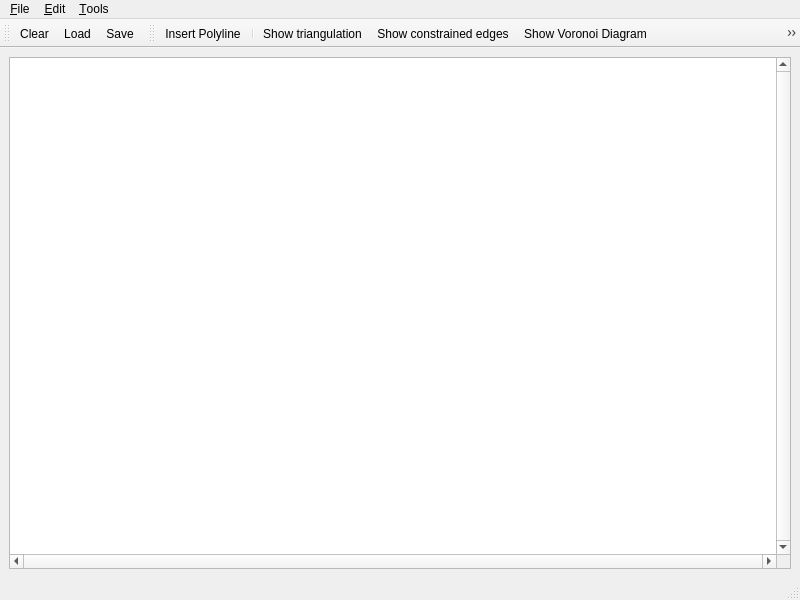
<?xml version="1.0" encoding="UTF-8"?>
<ui version="4.0">
 <author>GeometryFactory</author>
 <class>Constrained_Delaunay_triangulation_2</class>
 <widget class="QMainWindow" name="Constrained_Delaunay_triangulation_2">
  <property name="geometry">
   <rect>
    <x>0</x>
    <y>0</y>
    <width>800</width>
    <height>600</height>
   </rect>
  </property>
  <property name="windowTitle">
   <string>CGAL Constrained Delaunay Triangulation</string>
  </property>
  <property name="windowIcon">
   <iconset resource="../resources/CGAL.qrc">
    <normaloff>:/cgal/logos/cgal_icon</normaloff>:/cgal/logos/cgal_icon</iconset>
  </property>
  <widget class="QWidget" name="centralwidget">
   <layout class="QGridLayout">
    <item row="0" column="0">
     <widget class="QGraphicsView" name="graphicsView">
      <property name="focusPolicy">
       <enum>Qt::StrongFocus</enum>
      </property>
      <property name="verticalScrollBarPolicy">
       <enum>Qt::ScrollBarAlwaysOn</enum>
      </property>
      <property name="horizontalScrollBarPolicy">
       <enum>Qt::ScrollBarAlwaysOn</enum>
      </property>
      <property name="transformationAnchor">
       <enum>QGraphicsView::NoAnchor</enum>
      </property>
     </widget>
    </item>
   </layout>
  </widget>
  <widget class="QStatusBar" name="statusbar"/>
  <widget class="QToolBar" name="fileToolBar">
   <property name="windowTitle">
    <string>File Tools</string>
   </property>
   <attribute name="toolBarArea">
    <enum>TopToolBarArea</enum>
   </attribute>
   <attribute name="toolBarBreak">
    <bool>false</bool>
   </attribute>
   <addaction name="actionClear"/>
   <addaction name="actionLoadConstraints"/>
   <addaction name="actionSaveConstraints"/>
  </widget>
  <widget class="QToolBar" name="toolBar">
   <property name="windowTitle">
    <string>Visualization Tools</string>
   </property>
   <attribute name="toolBarArea">
    <enum>TopToolBarArea</enum>
   </attribute>
   <attribute name="toolBarBreak">
    <bool>false</bool>
   </attribute>
   <addaction name="actionInsertPolyline"/>
   <addaction name="separator"/>
   <addaction name="actionShowDelaunay"/>
   <addaction name="actionShow_constrained_edges"/>
   <addaction name="actionShowVoronoi"/>
   <addaction name="actionShow_faces_in_domain"/>
   <addaction name="actionCircumcenter"/>
   <addaction name="separator"/>
   <addaction name="actionRecenter"/>
  </widget>
  <widget class="QMenuBar" name="menubar">
   <property name="geometry">
    <rect>
     <x>0</x>
     <y>0</y>
     <width>800</width>
     <height>21</height>
    </rect>
   </property>
   <widget class="QMenu" name="menuFile">
    <property name="title">
     <string>&amp;File</string>
    </property>
    <addaction name="separator"/>
    <addaction name="actionClear"/>
    <addaction name="actionLoadConstraints"/>
    <addaction name="actionSaveConstraints"/>
    <addaction name="separator"/>
    <addaction name="actionQuit"/>
   </widget>
   <widget class="QMenu" name="menuEdit">
    <property name="title">
     <string>&amp;Edit</string>
    </property>
    <addaction name="actionInsertRandomPoints"/>
   </widget>
   <widget class="QMenu" name="menuTools">
    <property name="title">
     <string>&amp;Tools</string>
    </property>
    <addaction name="actionRecenter"/>
    <addaction name="separator"/>
    <addaction name="actionInsertPolyline"/>
    <addaction name="actionInsertSeeds_OnOff"/>
    <addaction name="separator"/>
    <addaction name="actionShowVertices"/>
    <addaction name="actionShowDelaunay"/>
    <addaction name="actionShowVoronoi"/>
    <addaction name="actionShowTriangulationInDomain"/>
    <addaction name="actionShow_constrained_edges"/>
    <addaction name="actionShow_voronoi_edges"/>
    <addaction name="actionShow_faces_in_domain"/>
    <addaction name="actionShow_seeds"/>
    <addaction name="actionCircumcenter"/>
    <addaction name="separator"/>
    <addaction name="actionShow_blind_faces"/>
    <addaction name="actionTagBlindFaces"/>
    <addaction name="separator"/>
    <addaction name="actionMakeGabrielConform"/>
    <addaction name="actionMakeDelaunayConform"/>
    <addaction name="actionMakeDelaunayMesh"/>
    <addaction name="actionMakeLipschitzDelaunayMesh"/>
    <addaction name="separator"/>
    <addaction name="actionLloyd_optimization"/>
   </widget>
   <addaction name="menuFile"/>
   <addaction name="menuEdit"/>
   <addaction name="menuTools"/>
  </widget>
  <action name="actionAbout">
   <property name="text">
    <string>&amp;About</string>
   </property>
  </action>
  <action name="actionAboutCGAL">
   <property name="text">
    <string>About &amp;CGAL</string>
   </property>
  </action>
  <action name="actionQuit">
   <property name="text">
    <string>&amp;Quit</string>
   </property>
   <property name="shortcut">
    <string>Ctrl+Q</string>
   </property>
  </action>
  <action name="actionInsertRandomPoints">
   <property name="text">
    <string>&amp;Insert random points</string>
   </property>
   <property name="shortcut">
    <string>Ctrl+I</string>
   </property>
  </action>
  <action name="actionInsertPolyline">
   <property name="checkable">
    <bool>true</bool>
   </property>
   <property name="checked">
    <bool>false</bool>
   </property>
   <property name="icon">
    <iconset resource="../icons/Input.qrc">
     <normaloff>:/cgal/Input/inputPolyline.png</normaloff>:/cgal/Input/inputPolyline.png</iconset>
   </property>
   <property name="text">
    <string>&amp;Insert Polyline</string>
   </property>
   <property name="toolTip">
    <string>Insert Point or Polyline</string>
   </property>
   <property name="statusTip">
    <string>Left: Insert vtx | Right: Final vtx | Del: Delete vtx</string>
   </property>
  </action>
  <action name="actionClear">
   <property name="icon">
    <iconset resource="../icons/File.qrc">
     <normaloff>:/cgal/fileToolbar/fileNew.png</normaloff>:/cgal/fileToolbar/fileNew.png</iconset>
   </property>
   <property name="text">
    <string>&amp;Clear</string>
   </property>
   <property name="shortcut">
    <string>Ctrl+C</string>
   </property>
  </action>
  <action name="actionShowVoronoi">
   <property name="checkable">
    <bool>true</bool>
   </property>
   <property name="checked">
    <bool>false</bool>
   </property>
   <property name="icon">
    <iconset resource="../icons/Triangulation_2.qrc">
     <normaloff>:/cgal/Triangulation_2/Voronoi_diagram_2.png</normaloff>:/cgal/Triangulation_2/Voronoi_diagram_2.png</iconset>
   </property>
   <property name="text">
    <string>Show &amp;Voronoi Diagram</string>
   </property>
   <property name="shortcut">
    <string>Ctrl+V</string>
   </property>
   <property name="visible">
    <bool>false</bool>
   </property>
  </action>
  <action name="actionShowDelaunay">
   <property name="checkable">
    <bool>true</bool>
   </property>
   <property name="icon">
    <iconset resource="Constrained_Delaunay_triangulation_2.qrc">
     <normaloff>:/cgal/Actions/icons/constrained_triangulation.png</normaloff>:/cgal/Actions/icons/constrained_triangulation.png</iconset>
   </property>
   <property name="text">
    <string>Show &amp;triangulation</string>
   </property>
   <property name="shortcut">
    <string>Ctrl+T</string>
   </property>
  </action>
  <action name="actionLoadConstraints">
   <property name="icon">
    <iconset resource="../icons/File.qrc">
     <normaloff>:/cgal/fileToolbar/fileOpen.png</normaloff>:/cgal/fileToolbar/fileOpen.png</iconset>
   </property>
   <property name="text">
    <string>&amp;Load...</string>
   </property>
   <property name="shortcut">
    <string>Ctrl+L</string>
   </property>
  </action>
  <action name="actionSaveConstraints">
   <property name="icon">
    <iconset resource="../icons/File.qrc">
     <normaloff>:/cgal/fileToolbar/fileSave.png</normaloff>:/cgal/fileToolbar/fileSave.png</iconset>
   </property>
   <property name="text">
    <string>&amp;Save...</string>
   </property>
   <property name="shortcut">
    <string>Ctrl+S</string>
   </property>
  </action>
  <action name="actionCircumcenter">
   <property name="checkable">
    <bool>true</bool>
   </property>
   <property name="icon">
    <iconset resource="Constrained_Delaunay_triangulation_2.qrc">
     <normaloff>:/cgal/Actions/icons/circumcenter.png</normaloff>:/cgal/Actions/icons/circumcenter.png</iconset>
   </property>
   <property name="text">
    <string>&amp;Circumcenter</string>
   </property>
   <property name="toolTip">
    <string>Draw circumcenter</string>
   </property>
  </action>
  <action name="actionRecenter">
   <property name="icon">
    <iconset resource="../icons/Input.qrc">
     <normaloff>:/cgal/Input/zoom-best-fit</normaloff>:/cgal/Input/zoom-best-fit</iconset>
   </property>
   <property name="text">
    <string>Re&amp;center the viewport</string>
   </property>
   <property name="shortcut">
    <string>Ctrl+R</string>
   </property>
  </action>
  <action name="actionMakeGabrielConform">
   <property name="text">
    <string>Make Gabriel conform</string>
   </property>
  </action>
  <action name="actionMakeDelaunayConform">
   <property name="text">
    <string>Make Delaunay conform</string>
   </property>
  </action>
  <action name="actionMakeDelaunayMesh">
   <property name="text">
    <string>Make Delaunay mesh...</string>
   </property>
  </action>
  <action name="actionMakeLipschitzDelaunayMesh">
   <property name="text">
    <string>Make Lipschitz Delaunay mesh...</string>
   </property>
  </action>
  <action name="actionShow_constrained_edges">
   <property name="checkable">
    <bool>true</bool>
   </property>
   <property name="icon">
    <iconset resource="Constrained_Delaunay_triangulation_2.qrc">
     <normaloff>:/cgal/Actions/icons/constrained_triangulation_show_constraints.png</normaloff>:/cgal/Actions/icons/constrained_triangulation_show_constraints.png</iconset>
   </property>
   <property name="text">
    <string>Show &amp;constrained edges</string>
   </property>
   <property name="shortcut">
    <string>Ctrl+C</string>
   </property>
  </action>
  <action name="actionShow_faces_in_domain">
   <property name="checkable">
    <bool>true</bool>
   </property>
   <property name="icon">
    <iconset resource="Constrained_Delaunay_triangulation_2.qrc">
     <normaloff>:/cgal/Actions/icons/constrained_triangulation_show_in_domain.png</normaloff>:/cgal/Actions/icons/constrained_triangulation_show_in_domain.png</iconset>
   </property>
   <property name="text">
    <string>Show &amp;faces in domain</string>
   </property>
   <property name="shortcut">
    <string>Ctrl+F</string>
   </property>
  </action>
  <action name="actionShow_voronoi_edges">
   <property name="checkable">
    <bool>true</bool>
   </property>
   <property name="text">
    <string>Show Voronoi edges (CVD)</string>
   </property>
  </action>
  <action name="actionShow_blind_faces">
   <property name="checkable">
    <bool>true</bool>
   </property>
   <property name="text">
    <string>Show blind faces (for CVD)</string>
   </property>
  </action>
  <action name="actionTagBlindFaces">
   <property name="text">
    <string>Tag blind faces</string>
   </property>
  </action>
  <action name="actionLloyd_optimization">
   <property name="text">
    <string>Lloyd optimization</string>
   </property>
  </action>
  <action name="actionInsertSeeds_OnOff">
   <property name="checkable">
    <bool>true</bool>
   </property>
   <property name="text">
    <string>Insert seeds (on/off)</string>
   </property>
  </action>
  <action name="actionShow_seeds">
   <property name="checkable">
    <bool>true</bool>
   </property>
   <property name="text">
    <string>Show seeds</string>
   </property>
  </action>
  <action name="actionShowTriangulationInDomain">
   <property name="checkable">
    <bool>true</bool>
   </property>
   <property name="text">
    <string>Show triangulation in domain only</string>
   </property>
  </action>
  <action name="actionShowVertices">
   <property name="checkable">
    <bool>true</bool>
   </property>
   <property name="checked">
    <bool>true</bool>
   </property>
   <property name="text">
    <string>Show vertices</string>
   </property>
  </action>
 </widget>
 <resources>
  <include location="Constrained_Delaunay_triangulation_2.qrc"/>
  <include location="../icons/File.qrc"/>
  <include location="../resources/CGAL.qrc"/>
  <include location="../icons/Triangulation_2.qrc"/>
  <include location="../icons/Input.qrc"/>
 </resources>
 <connections/>
</ui>
